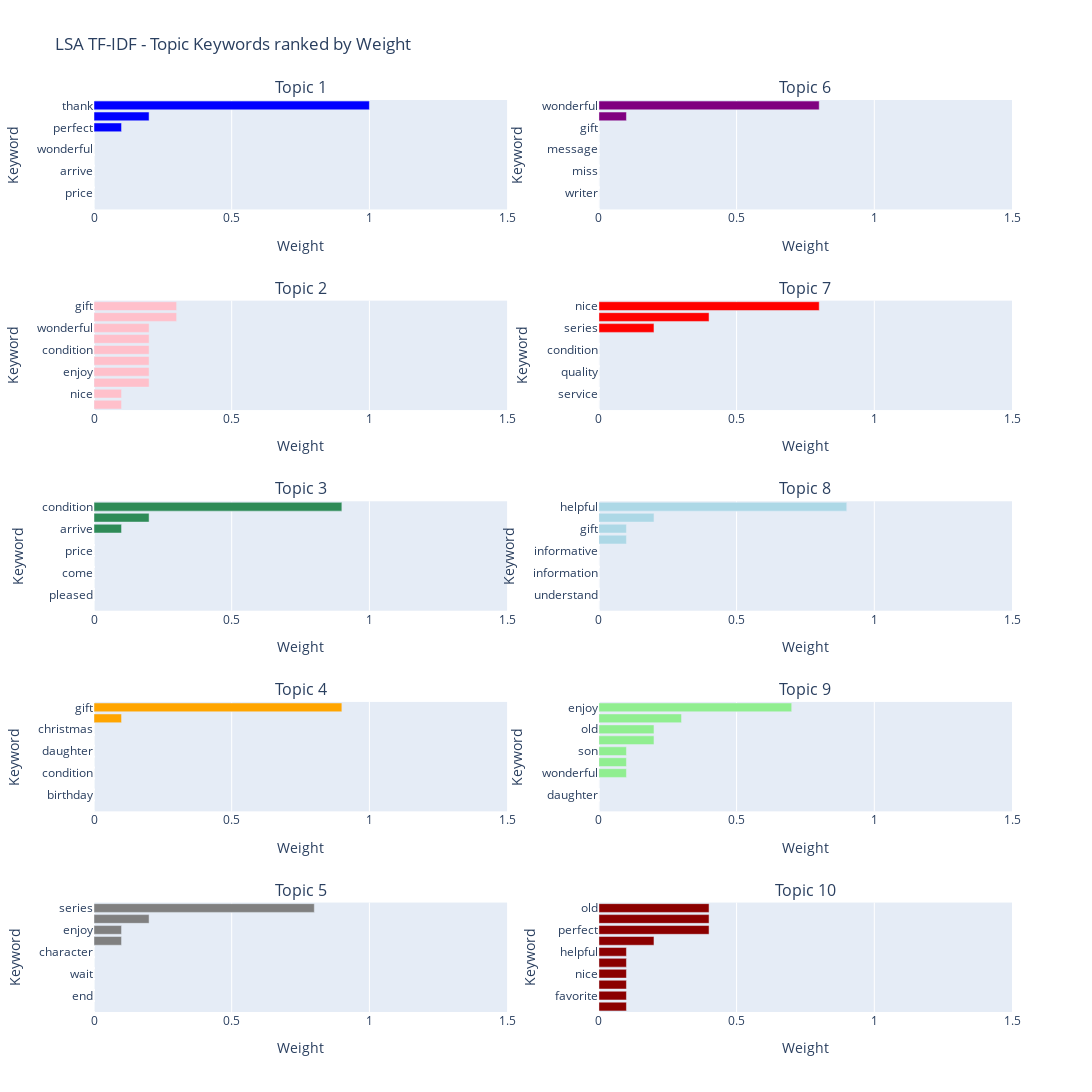

Notebook code for this chart:
### Code cell
data = display_topics(lsa_tfidf, tfidf_feature_names, 10)
fig = make_subplots(rows=5, cols=2, subplot_titles= ["Topic 1", "Topic 6", "Topic 2","Topic 7", "Topic 3","Topic 8","Topic 4","Topic 9", "Topic 5", "Topic 10"])
colors = ["Blue", "Pink", "SeaGreen", "Orange", "Grey", "Purple", "Red", "LightBlue", "LightGreen", "DarkRed"]
for col in range(0, int(len(data.columns)),2):
    if col == 0:
        fig.add_trace(go.Bar(
        x=data.iloc[:,1].astype("float64"),#.sort_values(ascending=True)
        y=data.iloc[:,0], #.sort_values( by= data.columns[col+1], ascending = True)
        marker_color=colors[0], orientation = "h"), col= 1, row = 1)
    if col < 10 and col > 0:
        fig.add_trace(go.Bar(
        x=data.iloc[:,col+1].astype("float64"),
        y=data.iloc[:,col],
        marker_color=colors[int(col/2)], orientation = "h"), col= 1, row = int(col/2)+1)
    if col >= 10:
        fig.add_trace(go.Bar(
        x=data.iloc[:,col+1].astype("float64"),
        y=data.iloc[:,col],
        marker_color=colors[int(col/2)], orientation = "h"),col= 2, row = int(col/2)-4)

fig.update_layout( height=1400, width=1200, title_text="LSA TF-IDF - Topic Keywords ranked by Weight", showlegend=False, xaxis_title_text='Keyword',yaxis_title_text='Weight'
    )
fig.update_yaxes(title='Keyword', type = "category" , autorange = "reversed")
fig.update_xaxes( title = 'Weight', range = (0,1.5) )
fig.show()

### Figure 1 — Plotly figure (JSON) as saved in the notebook; plotly's stock layout.template omitted (floating-point values rounded to 4 significant figures)
{"data": [{"marker": {"color": "Blue"}, "orientation": "h", "type": "bar", "x": [1, 0.2, 0.1, 0, 0, 0, 0, 0, 0, 0], "xaxis": "x", "y": ["thank", "condition", "perfect", "gift", "wonderful", "nice", "arrive", "product", "price", "service"], "yaxis": "y"}, {"marker": {"color": "Pink"}, "orientation": "h", "type": "bar", "x": [0.3, 0.3, 0.2, 0.2, 0.2, 0.2, 0.2, 0.2, 0.1, 0.1], "xaxis": "x3", "y": ["gift", "series", "wonderful", "year", "condition", "old", "enjoy", "easy", "nice", "lot"], "yaxis": "y3"}, {"marker": {"color": "SeaGreen"}, "orientation": "h", "type": "bar", "x": [0.9, 0.2, 0.1, 0, 0, 0, 0, 0, 0, 0], "xaxis": "x5", "y": ["condition", "perfect", "arrive", "describe", "price", "receive", "come", "brand", "pleased", "item"], "yaxis": "y5"}, {"marker": {"color": "Orange"}, "orientation": "h", "type": "bar", "x": [0.9, 0.1, 0, 0, 0, 0, 0, 0, 0, 0], "xaxis": "x7", "y": ["gift", "perfect", "christmas", "friend", "daughter", "purchase", "condition", "arrive", "birthday", "husband"], "yaxis": "y7"}, {"marker": {"color": "Grey"}, "orientation": "h", "type": "bar", "x": [0.8, 0.2, 0.1, 0.1, 0, 0, 0, 0, 0, 0], "xaxis": "x9", "y": ["series", "gift", "enjoy", "condition", "character", "favorite", "wait", "son", "end", "thank"], "yaxis": "y9"}, {"marker": {"color": "Purple"}, "orientation": "h", "type": "bar", "x": [0.8, 0.1, 0, 0, 0, 0, 0, 0, 0, 0], "xaxis": "x2", "y": ["wonderful", "condition", "gift", "author", "message", "man", "miss", "world", "writer", "writing"], "yaxis": "y2"}, {"marker": {"color": "Red"}, "orientation": "h", "type": "bar", "x": [0.8, 0.4, 0.2, 0, 0, 0, 0, 0, 0, 0], "xaxis": "x4", "y": ["nice", "wonderful", "series", "gift", "condition", "picture", "quality", "addition", "service", "calendar"], "yaxis": "y4"}, {"marker": {"color": "LightBlue"}, "orientation": "h", "type": "bar", "x": [0.9, 0.2, 0.1, 0.1, 0, 0, 0, 0, 0, 0], "xaxis": "x6", "y": ["helpful", "series", "gift", "easy", "informative", "nice", "information", "guide", "understand", "useful"], "yaxis": "y6"}, {"marker": {"color": "LightGreen"}, "orientation": "h", "type": "bar", "x": [0.7, 0.3, 0.2, 0.2, 0.1, 0.1, 0.1, 0, 0, 0], "xaxis": "x8", "y": ["enjoy", "helpful", "old", "year", "son", "nice", "wonderful", "kid", "daughter", "condition"], "yaxis": "y8"}, {"marker": {"color": "DarkRed"}, "orientation": "h", "type": "bar", "x": [0.4, 0.4, 0.4, 0.2, 0.1, 0.1, 0.1, 0.1, 0.1, 0.1], "xaxis": "x10", "y": ["old", "year", "perfect", "daughter", "helpful", "son", "nice", "grandson", "favorite", "kid"], "yaxis": "y10"}], "layout": {"annotations": [{"font": {"size": 16}, "showarrow": false, "text": "Topic 1", "x": 0.225, "xanchor": "center", "xref": "paper", "y": 1, "yanchor": "bottom", "yref": "paper"}, {"font": {"size": 16}, "showarrow": false, "text": "Topic 6", "x": 0.775, "xanchor": "center", "xref": "paper", "y": 1, "yanchor": "bottom", "yref": "paper"}, {"font": {"size": 16}, "showarrow": false, "text": "Topic 2", "x": 0.225, "xanchor": "center", "xref": "paper", "y": 0.78, "yanchor": "bottom", "yref": "paper"}, {"font": {"size": 16}, "showarrow": false, "text": "Topic 7", "x": 0.775, "xanchor": "center", "xref": "paper", "y": 0.78, "yanchor": "bottom", "yref": "paper"}, {"font": {"size": 16}, "showarrow": false, "text": "Topic 3", "x": 0.225, "xanchor": "center", "xref": "paper", "y": 0.56, "yanchor": "bottom", "yref": "paper"}, {"font": {"size": 16}, "showarrow": false, "text": "Topic 8", "x": 0.775, "xanchor": "center", "xref": "paper", "y": 0.56, "yanchor": "bottom", "yref": "paper"}, {"font": {"size": 16}, "showarrow": false, "text": "Topic 4", "x": 0.225, "xanchor": "center", "xref": "paper", "y": 0.34, "yanchor": "bottom", "yref": "paper"}, {"font": {"size": 16}, "showarrow": false, "text": "Topic 9", "x": 0.775, "xanchor": "center", "xref": "paper", "y": 0.34, "yanchor": "bottom", "yref": "paper"}, {"font": {"size": 16}, "showarrow": false, "text": "Topic 5", "x": 0.225, "xanchor": "center", "xref": "paper", "y": 0.12, "yanchor": "bottom", "yref": "paper"}, {"font": {"size": 16}, "showarrow": false, "text": "Topic 10", "x": 0.775, "xanchor": "center", "xref": "paper", "y": 0.12, "yanchor": "bottom", "yref": "paper"}], "height": 1400, "showlegend": false, "title": {"text": "LSA TF-IDF - Topic Keywords ranked by Weight"}, "width": 1200, "xaxis": {"anchor": "y", "domain": [0, 0.45], "range": [0, 1.5], "title": {"text": "Weight"}}, "xaxis10": {"anchor": "y10", "domain": [0.55, 1], "range": [0, 1.5], "title": {"text": "Weight"}}, "xaxis2": {"anchor": "y2", "domain": [0.55, 1], "range": [0, 1.5], "title": {"text": "Weight"}}, "xaxis3": {"anchor": "y3", "domain": [0, 0.45], "range": [0, 1.5], "title": {"text": "Weight"}}, "xaxis4": {"anchor": "y4", "domain": [0.55, 1], "range": [0, 1.5], "title": {"text": "Weight"}}, "xaxis5": {"anchor": "y5", "domain": [0, 0.45], "range": [0, 1.5], "title": {"text": "Weight"}}, "xaxis6": {"anchor": "y6", "domain": [0.55, 1], "range": [0, 1.5], "title": {"text": "Weight"}}, "xaxis7": {"anchor": "y7", "domain": [0, 0.45], "range": [0, 1.5], "title": {"text": "Weight"}}, "xaxis8": {"anchor": "y8", "domain": [0.55, 1], "range": [0, 1.5], "title": {"text": "Weight"}}, "xaxis9": {"anchor": "y9", "domain": [0, 0.45], "range": [0, 1.5], "title": {"text": "Weight"}}, "yaxis": {"anchor": "x", "autorange": "reversed", "domain": [0.88, 1], "title": {"text": "Keyword"}, "type": "category"}, "yaxis10": {"anchor": "x10", "autorange": "reversed", "domain": [0, 0.12], "title": {"text": "Keyword"}, "type": "category"}, "yaxis2": {"anchor": "x2", "autorange": "reversed", "domain": [0.88, 1], "title": {"text": "Keyword"}, "type": "category"}, "yaxis3": {"anchor": "x3", "autorange": "reversed", "domain": [0.66, 0.78], "title": {"text": "Keyword"}, "type": "category"}, "yaxis4": {"anchor": "x4", "autorange": "reversed", "domain": [0.66, 0.78], "title": {"text": "Keyword"}, "type": "category"}, "yaxis5": {"anchor": "x5", "autorange": "reversed", "domain": [0.44, 0.56], "title": {"text": "Keyword"}, "type": "category"}, "yaxis6": {"anchor": "x6", "autorange": "reversed", "domain": [0.44, 0.56], "title": {"text": "Keyword"}, "type": "category"}, "yaxis7": {"anchor": "x7", "autorange": "reversed", "domain": [0.22, 0.34], "title": {"text": "Keyword"}, "type": "category"}, "yaxis8": {"anchor": "x8", "autorange": "reversed", "domain": [0.22, 0.34], "title": {"text": "Keyword"}, "type": "category"}, "yaxis9": {"anchor": "x9", "autorange": "reversed", "domain": [0, 0.12], "title": {"text": "Keyword"}, "type": "category"}}}
